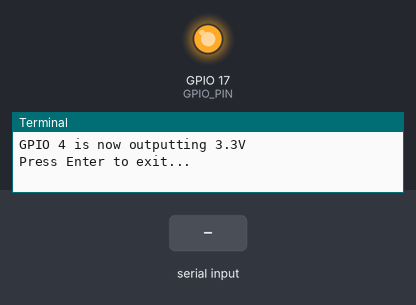
Recording of a program running on a simulated Raspberry Pi (BCM pin numbers). Shown: output pins drawn as LEDs (lit = HIGH), the last lines printed to the terminal. Inputs (shaded band) come from the test bench. At 1.3 s the program stops and its outputs stay as they are.

Above: at 1.2 s.
1.3 s: "1" typed at the terminal, then Enter
At 1.6 s:
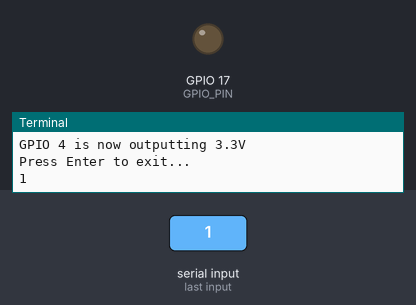
Timing chart, 0 to 2.8 s (numbered marks = the images above; inputs shaded):
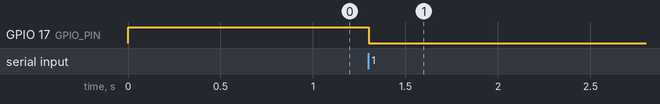

Measured:
- after the input at 1.3 s, GPIO 17 (GPIO_PIN): HIGH → LOW at once

The program:

xd.py
```python
import RPi.GPIO as GPIO
import time

# Pin configuration
GPIO_PIN = 17  # GPIO pin to control

# GPIO setup
GPIO.setmode(GPIO.BCM)  # Use BCM pin numbering
GPIO.setup(GPIO_PIN, GPIO.OUT)  # Set GPIO 4 as an output

try:
    # Set GPIO 4 to HIGH (3.3V)
    GPIO.output(GPIO_PIN, GPIO.HIGH)
    print("GPIO 4 is now outputting 3.3V")

    # Keep it HIGH indefinitely (or for testing purposes)
    input("Press Enter to exit...")

except KeyboardInterrupt:
    print("Exiting program.")

finally:
    # Clean up GPIO settings
    GPIO.cleanup()
```
